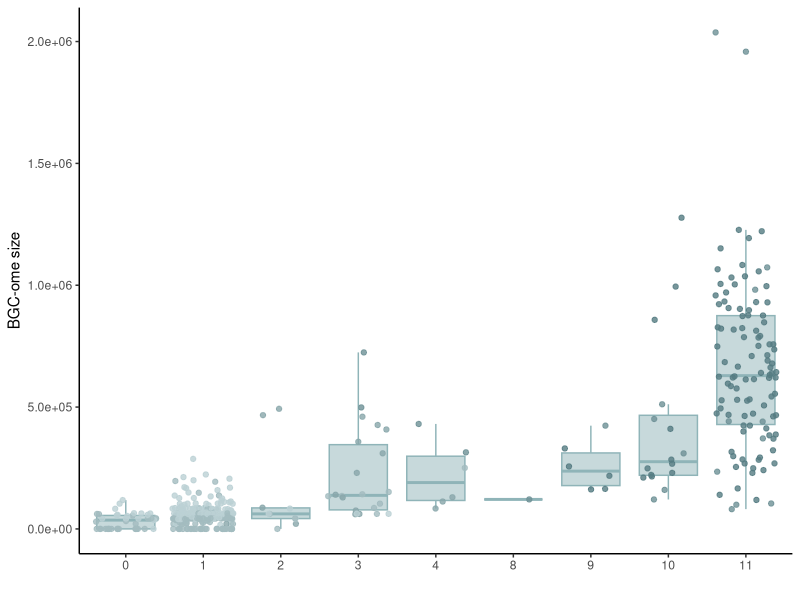

The R source for this figure:
library(ggplot2)

dat <- read.table("Cyano_Multicellularity_Plot_Input.txt", header=T, sep='\t')

png("Cyano_Plot_V2.png", height=3, width=10, units='in', res=600)
ggplot(dat, aes(x=as.factor(Cyanobacteriota_multicellularity_genes), y=relaxed_bgcome_size, color=Cyanobacteriota_sporulation_genes)) + theme_classic() + theme() + xlab("") + ylab("BGC-ome size") + geom_boxplot(color='#8FB4B8', fill='#8FB4B8', alpha=0.5, outlier.shape=NA) + geom_jitter(show.legend=F, alpha=0.8) + scale_y_continuous(labels = function(x) format(x, scientific = TRUE)) + scale_color_gradient(low='#bcd1d4', high='#557c82')
dev.off()
